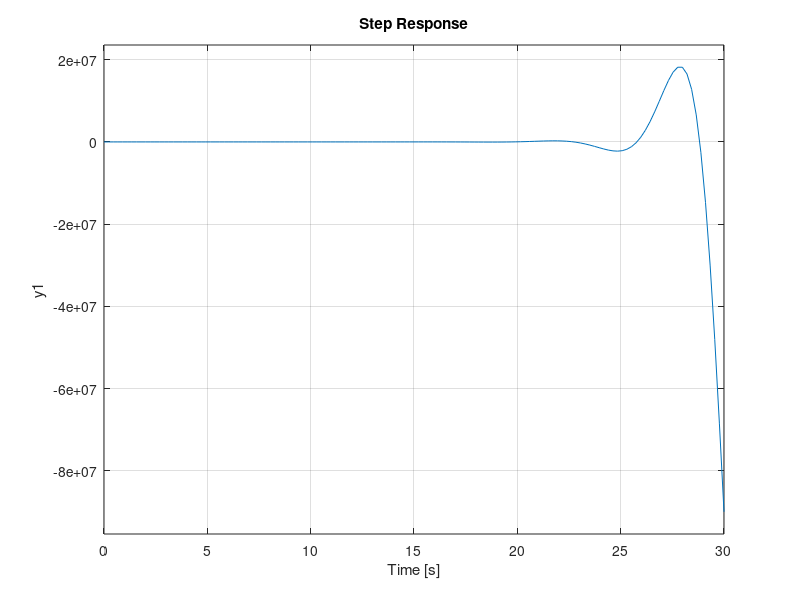

Source code (MATLAB):
close all; clear all; history -c; clc;
pkg load control;

s = tf("s");
G8 = s/(2*s^5 + s^4 + 2*s^3 + 4*s^2 + s + 6);

% Enciso 1:
PolosG8 = pole(G8)

% Enciso 2:
pzmap(G8)

% Enciso 3:
if all(real(PolosG8)<0)
  disp("El Sistema es Estable");
else
  disp("El Sistema es Inestable");
end

% Enciso 4:
step(G8)
